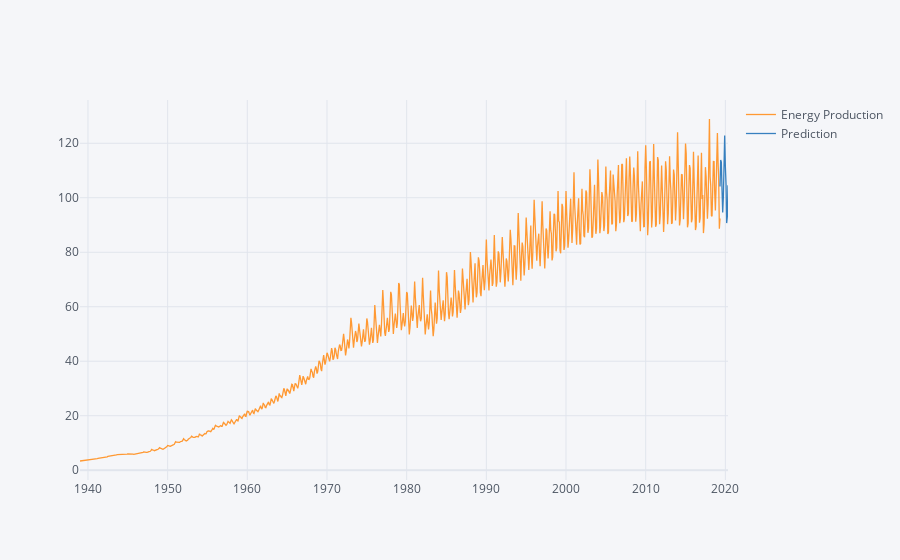

The cell this chart's notebook holds for it:
### Code cell
pd.concat([data,future_forecast_1year],axis=1).iplot()

### Figure 1 — Plotly figure (JSON) as saved in the notebook; plotly's stock layout.template omitted (floating-point values rounded to 4 significant figures; data arrays with more than 128 entries replaced by an {"elided": "..."} marker saying what was removed)
{"data": [{"line": {"color": "rgba(255, 153, 51, 1.0)", "dash": "solid", "shape": "linear", "width": 1.3}, "mode": "lines", "name": "Energy Production", "text": "", "type": "scatter", "x": {"elided": "977 str values"}, "y": {"elided": "977 mixed values"}}, {"line": {"color": "rgba(55, 128, 191, 1.0)", "dash": "solid", "shape": "linear", "width": 1.3}, "mode": "lines", "name": "Prediction", "text": "", "type": "scatter", "x": {"elided": "977 str values"}, "y": {"elided": "977 mixed values"}}], "layout": {"legend": {"bgcolor": "#F5F6F9", "font": {"color": "#4D5663"}}, "paper_bgcolor": "#F5F6F9", "plot_bgcolor": "#F5F6F9", "title": {"font": {"color": "#4D5663"}}, "xaxis": {"gridcolor": "#E1E5ED", "showgrid": true, "tickfont": {"color": "#4D5663"}, "title": {"font": {"color": "#4D5663"}, "text": ""}, "zerolinecolor": "#E1E5ED"}, "yaxis": {"gridcolor": "#E1E5ED", "showgrid": true, "tickfont": {"color": "#4D5663"}, "title": {"font": {"color": "#4D5663"}, "text": ""}, "zerolinecolor": "#E1E5ED"}}}
